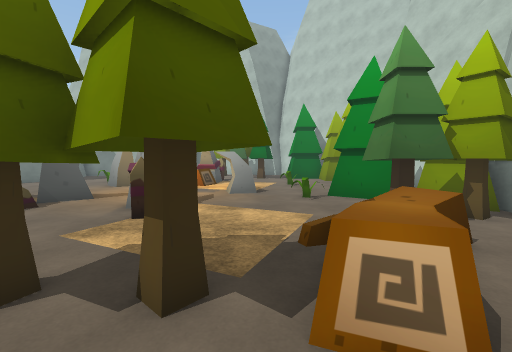
view 1 (above)

16 first-person views from a walk through a 3-D level made in the Unity game engine. The camera is 1.5 m above the floor, tilts 4° down and sees 90° across. The floor is counted in squares, 1 m on a side. Each view is taken from the middle of a square. On the plan, view 1 faces up. The plan holds only what a view shows up to about 13 squares ahead; the rest is blank. The place goes on beyond the plan. The player character is not drawn. Some animated figures are left out. Some surface patterns are stand-ins.

view 2
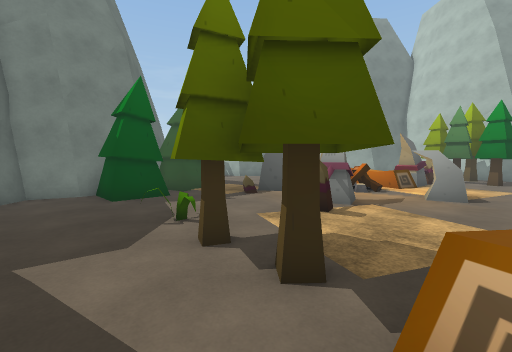

view 3
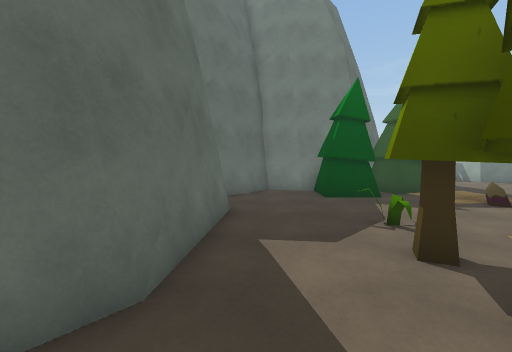

view 4
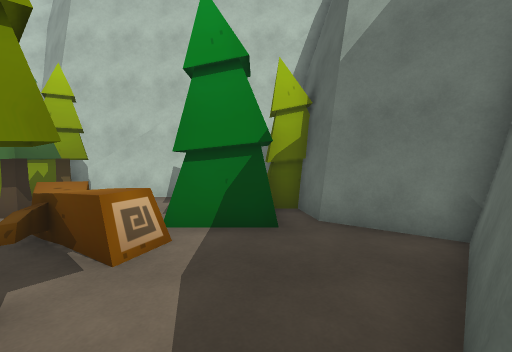

view 5
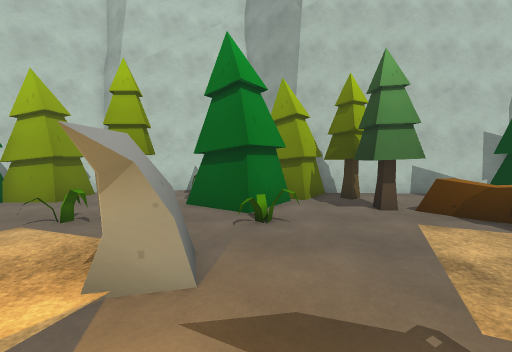

view 6
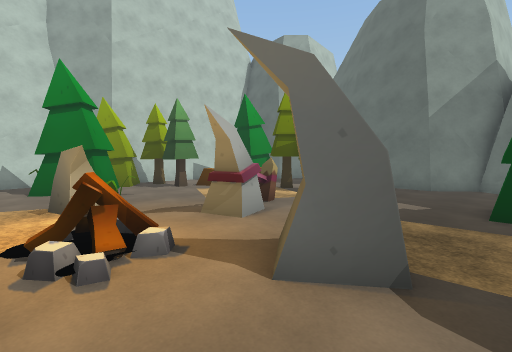

view 7
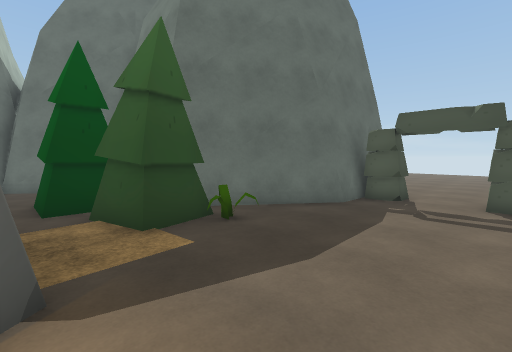

view 8
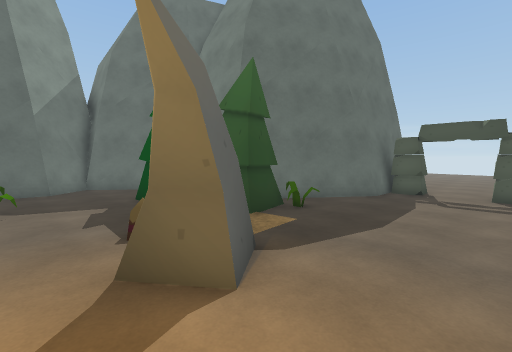

view 9
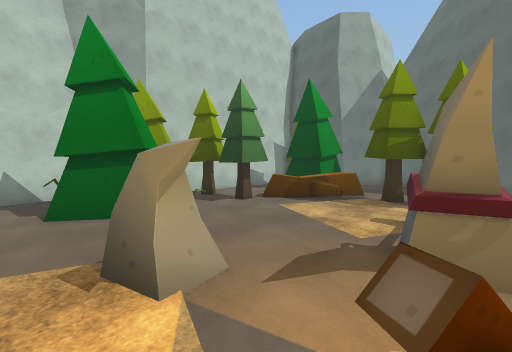

view 10
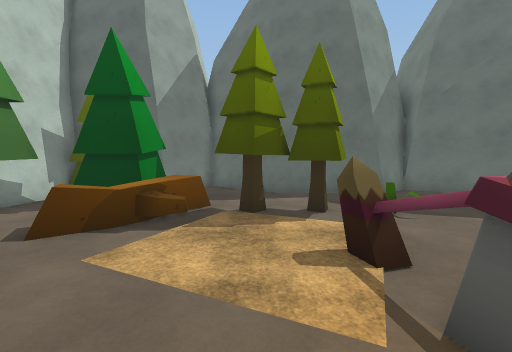

view 11
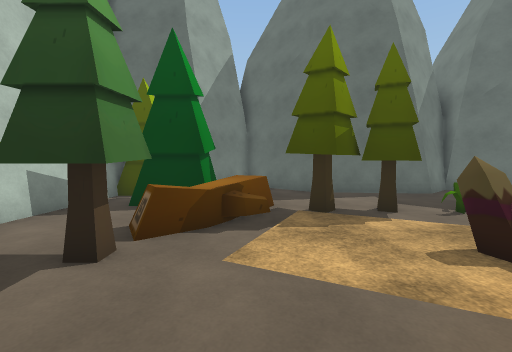

view 12
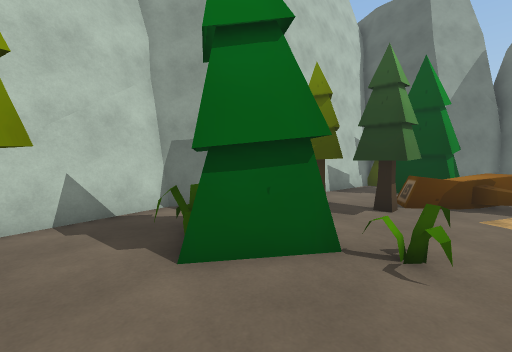

view 13
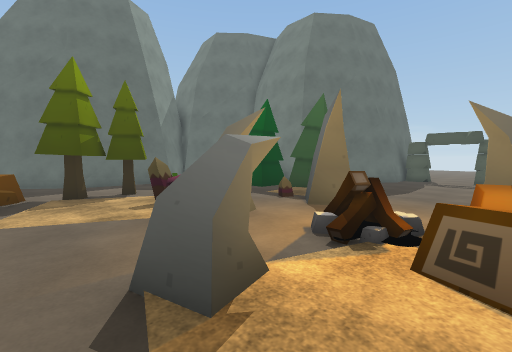

view 14
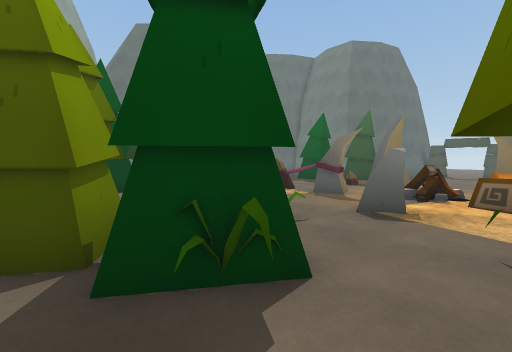

view 15
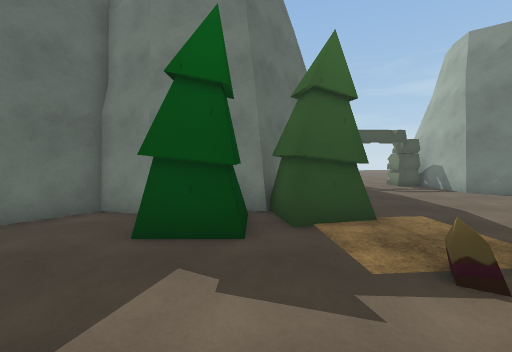

view 16
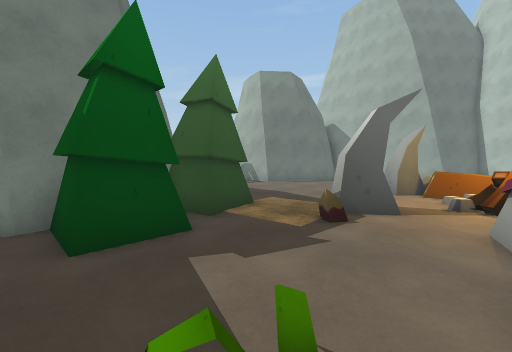

### Floor plan
Key: @ floor where view 1 was taken; # wall or solid block; . floor; / step, stairs or slope; = window, fence, low wall or low ledge; C campfire; O other object.
Columns run from 17 left of view 1 to 9 right of it. Each row starts with its distance up from view 1.
 14 ###..    ##OOOO....O..#O.#
 13  .........=.//O..........##
 12  .........../#//##...OO..##
 11 #.........../C..##...OOO..#
 10 .........##=.......OO##O.##
  9 ##.......##/.##.......O###
  8  ##....O..=..##........O#
  7   ##.O#O..=...#.....OOO##
  6    #####......#.....#OOO#
  5      ##OO...........OO..#
  4       ###.......O.OOO...#
  3       #OO....OOOOOOO....#
  2       #.......OO#.OOOOO.#
  1       #.............#  .#
  0       #..........@..O OO#
 -1       ###.######......###
 -2         ###   ###...###
 -3                 ##.##
 -4                  ###

Positions as (right, up) in squares from view 1, and headings:
1: (0, 0), facing up
2: (1, 0), facing up-left
3: (1, 0), facing left
4: (-3, 0), facing right
5: (-4, 10), facing right
6: (-9, 13), facing down-right
7: (-8, 13), facing down-left
8: (-5, 13), facing down-left
9: (-4, 13), facing down-right
10: (-1, 10), facing down
11: (1, 10), facing down
12: (1, 14), facing down-right
13: (1, 14), facing down-left
14: (7, 14), facing down-left
15: (-4, 5), facing left
16: (-4, 2), facing up-left
